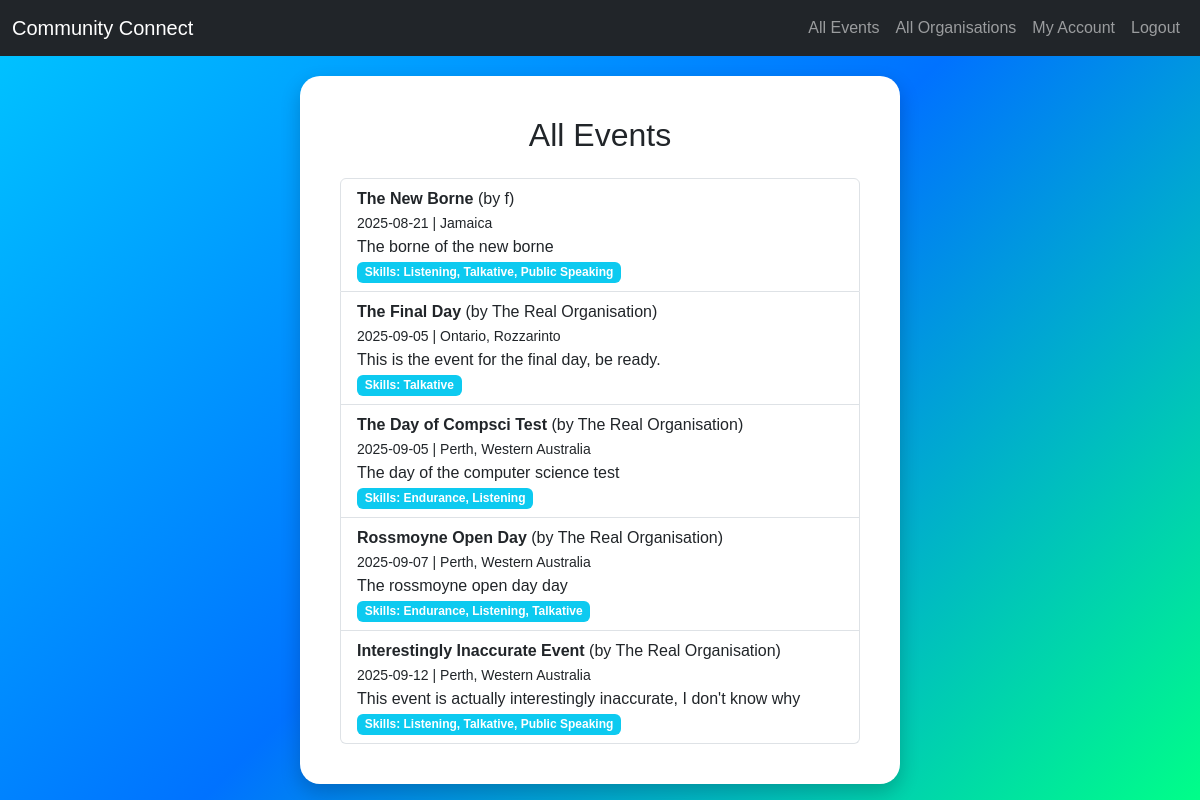
The app's page /events (signed in), older data.
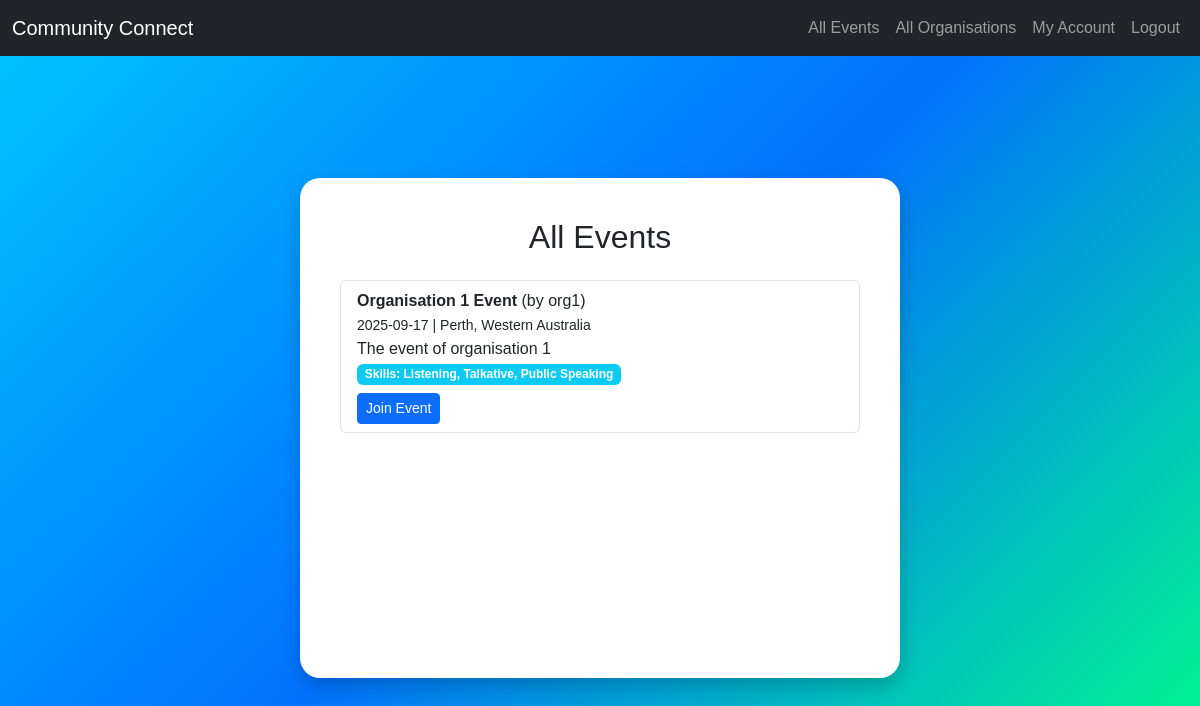
The same page, newer data.
### tables this page shows
CREATE TABLE event (
            event_id INTEGER PRIMARY KEY AUTOINCREMENT,
            organisation_id INTEGER NOT NULL,
            title TEXT NOT NULL,
            description TEXT,
            event_date TIMESTAMP NOT NULL,
            location TEXT,
            max_volunteers INTEGER,
            FOREIGN KEY (organisation_id) REFERENCES organisation(organisation_id) ON DELETE CASCADE
        );

CREATE TABLE organisation (
            organisation_id INTEGER PRIMARY KEY AUTOINCREMENT,
            user_id INTEGER NOT NULL,
            name TEXT NOT NULL,
            description TEXT,
            address TEXT,
            website_url TEXT,
            FOREIGN KEY (user_id) REFERENCES user(user_id) ON DELETE CASCADE
        );

### app.py (the view)
@app.route('/events')
def events():
    if 'user_id' not in session:
        return redirect(url_for('login'))
    with get_db() as conn:
        cursor = conn.cursor()
        cursor.execute("SELECT role FROM user WHERE user_id = ?", (session['user_id'],))
        role = cursor.fetchone()['role']
        cursor.execute("""
            SELECT e.*, o.name AS name, u.user_id
            FROM event e
            JOIN organisation o ON e.organisation_id = o.organisation_id
            JOIN user u ON o.user_id = u.user_id
        """)
        events = cursor.fetchall()
        event_data = []
        for e in events:
            cursor.execute("""
                SELECT s.skill_id, s.name
                FROM event_skill es
                JOIN skill s ON es.skill_id = s.skill_id
                WHERE es.event_id = ?
            """, (e['event_id'],))
            skills = cursor.fetchall()
            event_data.append({
                **dict(e),
                "skills": [s['name'] for s in skills],
                "skill_ids": [int(s['skill_id']) for s in skills]  # force int
            })
        volunteer_skills = []
        if role == "volunteer":
            cursor.execute("SELECT volunteer_id FROM volunteer WHERE user_id = ?", (session['user_id'],))
            volunteer = cursor.fetchone()
            if volunteer:
                cursor.execute("SELECT skill_id FROM volunteer_skill WHERE volunteer_id = ?", (volunteer['volunteer_id'],))
                volunteer_skills = [int(row['skill_id']) for row in cursor.fetchall()]  # force int
    return render_template("events.html",
                           events=event_data,
                           role=role,
                           volunteer_skills=volunteer_skills)

### models.py (called while the page is built)
def get_db():
    conn = sqlite3.connect(db_path) # Create connection between database and flask
    conn.row_factory = sqlite3.Row # Allows fetching rows as dictionaries
    return conn

### templates/events.html (shortened to what this page needs)
{% extends "layout.html" %}
{% block content %}
<div class="bubble-container">
  <div class="bubble" style="min-height: 500px;">
    <h2 class="text-center mb-4">All Events</h2>
    <ul class="list-group">
      {% for e in events %}
        <li class="list-group-item">
          <strong>{{ e.title }}</strong> (by {{ e.name }})<br>
          <small>{{ e.event_date }} | {{ e.location }}</small><br>
          <span>{{ e.description }}</span><br>
          {% if e.skills %}
            <span class="badge bg-info">Skills: {{ e.skills | join(", ") }}</span><br>
          {% endif %}
          {% if role == "volunteer" %}
            {% set matching_skills = e.skill_ids | select('in', volunteer_skills) | list %}
            {% if matching_skills %}
              <form method="POST" action="{{ url_for('join_event', event_id=e.event_id) }}" style="display:inline;">
                <button type="submit" class="btn btn-primary btn-sm mt-2">Join Event</button>
              </form>
            {% endif %}
          {% endif %}
        </li>
      {% else %}
        <li class="list-group-item">No events available yet.</li>
      {% endfor %}
    </ul>
  </div>
</div>
{% endblock %}

### templates/layout.html (shortened to what this page needs)
<!DOCTYPE html>
<html lang="en">
<head>
    <link rel="stylesheet" href="https://cdn.jsdelivr.net/npm/bootstrap@5.3.0/dist/css/bootstrap.min.css">
</head>
<body>
    <nav class="navbar navbar-expand-lg navbar-dark bg-dark">
    <div class="container-fluid">
        <a class="navbar-brand" href="{{ url_for('index') }}">Community Connect</a>
        <div class="collapse navbar-collapse">
        <ul class="navbar-nav ms-auto">
            {% if not session.get('user_id') %}
            <li class="nav-item"><a class="nav-link" href="{{ url_for('register') }}">Sign Up</a></li>
            <li class="nav-item"><a class="nav-link" href="{{ url_for('login') }}">Login</a></li>
            {% else %}
            <li class="nav-item"><a class="nav-link" href="{{ url_for('events') }}">All Events</a></li>
            {% if session.get('role') == 'organisation' %}
                <li class="nav-item"><a class="nav-link" href="{{ url_for('all_volunteers') }}">All Volunteers</a></li>
            {% elif session.get('role') == 'volunteer' %}
                <li class="nav-item"><a class="nav-link" href="{{ url_for('all_organisations') }}">All Organisations</a></li>
            {% endif %}
            <li class="nav-item"><a class="nav-link" href="{{ url_for('my_account') }}">My Account</a></li>
            <li class="nav-item"><a class="nav-link" href="{{ url_for('logout') }}">Logout</a></li>
            {% endif %}
        </ul>
        </div>
    </div>
    </nav>
    {% block content %}{% endblock %}
</body>
</html>

### templates/layout.html (style rules this page uses)
body { background: linear-gradient(135deg, #00c6ff, #0072ff, #00ff88); min-height: 100vh; margin: 0; font-family: Arial, sans-serif; }
.bubble-container { min-height: calc(100vh - 56px); display: flex; justify-content: center; align-items: center; padding: 20px; }
.bubble { background: white; border-radius: 20px; padding: 40px; box-shadow: 0px 8px 20px rgba(0, 0, 0, 0.2); max-width: 600px; width: 100%; }

Row changes from the older to the newer data that the page shows:
removed event: title "The New Borne", name "f", event_date "2025-08-21", location "Jamaica", description "The borne of the new borne", skills "Listening, Talkative, Public Speaking"
removed event: title "The Final Day", name "The Real Organisation", event_date "2025-09-05", location "Ontario, Rozzarinto", description "This is the event for the final day, be ready.", skills "Talkative"
removed event: title "The Day of Compsci Test", name "The Real Organisation", event_date "2025-09-05", location "Perth, Western Australia", description "The day of the computer science test", skills "Endurance, Listening"
removed event: title "Rossmoyne Open Day", name "The Real Organisation", event_date "2025-09-07", location "Perth, Western Australia", description "The rossmoyne open day day", skills "Endurance, Listening, Talkative"
removed event: title "Interestingly Inaccurate Event", name "The Real Organisation", event_date "2025-09-12", location "Perth, Western Australia", description "This event is actually interestingly inaccurate, I don't know why", skills "Listening, Talkative, Public Speaking"
added event: title "Organisation 1 Event", name "org1", event_date "2025-09-17", location "Perth, Western Australia", description "The event of organisation 1", skills "Listening, Talkative, Public Speaking"
